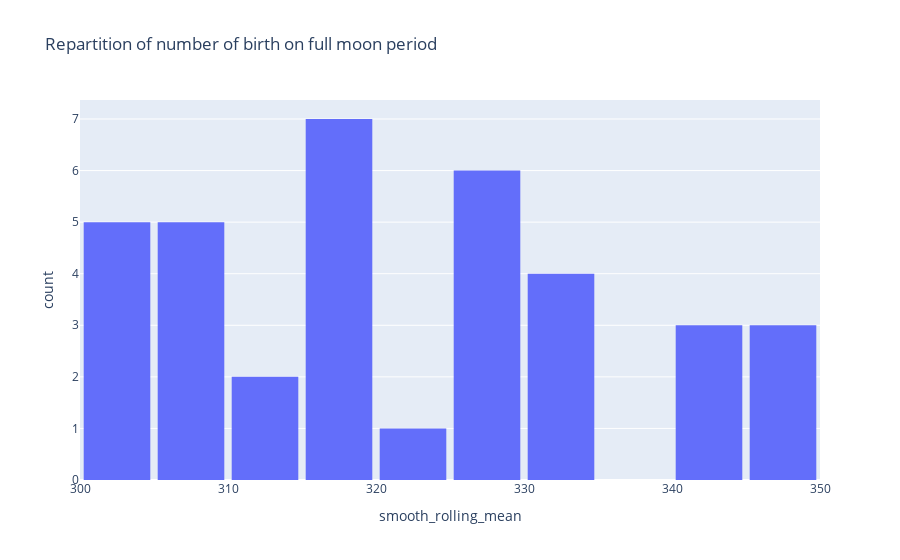
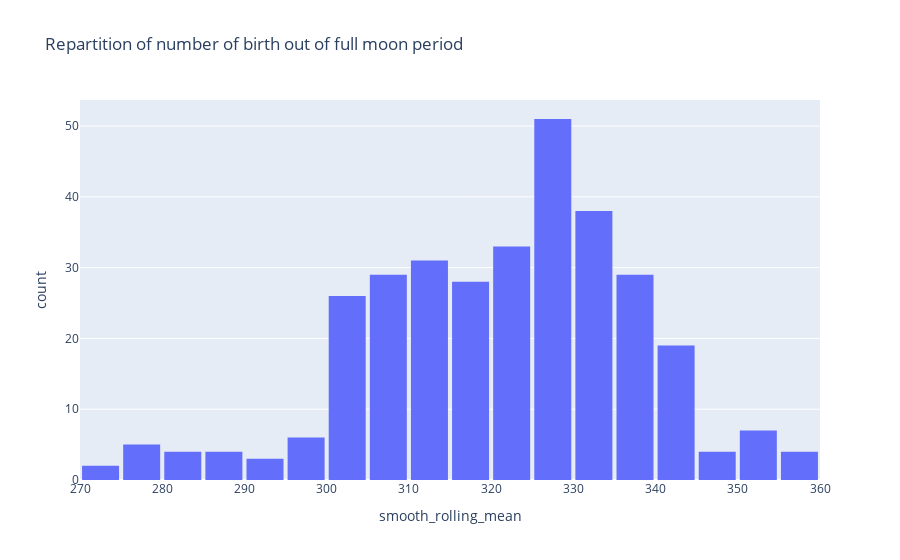

Notebook code for these charts, in order:
### Markdown cell above
It looks like our full moon data is a regular sample of the rest of the data. No significante difference can be noticied on the key values. 

As a bonus, we can plot the two histograms, another point of view on the repartition of the values.

### Code cell
fig_moon = px.histogram(
    df_moon_value,
    x="smooth_rolling_mean",
    nbins=10,
    title="Fig 7 : Repartition of number of birth on full moon period",
)
fig_moon.update_layout(bargap=0.1)
fig_moon.show()

fig_normal = px.histogram(
    df_normal_value,
    x="smooth_rolling_mean",
    nbins=20,
    title="Fig 8 : Repartition of number of birth out of full moon period",
)
fig_normal.update_layout(bargap=0.1)
fig_normal.show()

# -> la répartition de pleine lune corrspond à un echantillon hors pleine lune

### Figure 1 — Plotly figure (JSON) as saved in the notebook; plotly's stock layout.template omitted (floating-point values rounded to 4 significant figures)
{"data": [{"alignmentgroup": "True", "bingroup": "x", "hovertemplate": "smooth_rolling_mean=%{x}<br>count=%{y}<extra></extra>", "legendgroup": "", "marker": {"color": "#636efa", "pattern": {"shape": ""}}, "name": "", "nbinsx": 10, "offsetgroup": "", "orientation": "v", "showlegend": false, "type": "histogram", "x": [330.4, 329.9, 329.1, 301.4, 302.7, 304.1, 309.9, 314.4, 308.1, 309.4, 304, 311.3, 318, 319, 322, 327.7, 343.6, 341, 345.1, 345.7, 347.9, 341.3, 318.9, 317, 333.7, 333.7, 330.1, 328.9, 326.3, 326.3, 318.4, 318.9, 316.6, 304.7, 307.3, 308.3], "xaxis": "x", "yaxis": "y"}], "layout": {"bargap": 0.1, "barmode": "relative", "legend": {"tracegroupgap": 0}, "title": {"text": "Repartition of number of birth on full moon period"}, "xaxis": {"anchor": "y", "domain": [0, 1], "title": {"text": "smooth_rolling_mean"}}, "yaxis": {"anchor": "x", "domain": [0, 1], "title": {"text": "count"}}}}

### Figure 2 — Plotly figure (JSON) as saved in the notebook; plotly's stock layout.template omitted (floating-point values rounded to 4 significant figures; data arrays with more than 128 entries replaced by an {"elided": "..."} marker saying what was removed)
{"data": [{"alignmentgroup": "True", "bingroup": "x", "hovertemplate": "smooth_rolling_mean=%{x}<br>count=%{y}<extra></extra>", "legendgroup": "", "marker": {"color": "#636efa", "pattern": {"shape": ""}}, "name": "", "nbinsx": 20, "offsetgroup": "", "orientation": "v", "showlegend": false, "type": "histogram", "x": {"elided": "329 float values"}, "xaxis": "x", "yaxis": "y"}], "layout": {"bargap": 0.1, "barmode": "relative", "legend": {"tracegroupgap": 0}, "title": {"text": "Repartition of number of birth out of full moon period"}, "xaxis": {"anchor": "y", "domain": [0, 1], "title": {"text": "smooth_rolling_mean"}}, "yaxis": {"anchor": "x", "domain": [0, 1], "title": {"text": "count"}}}}
